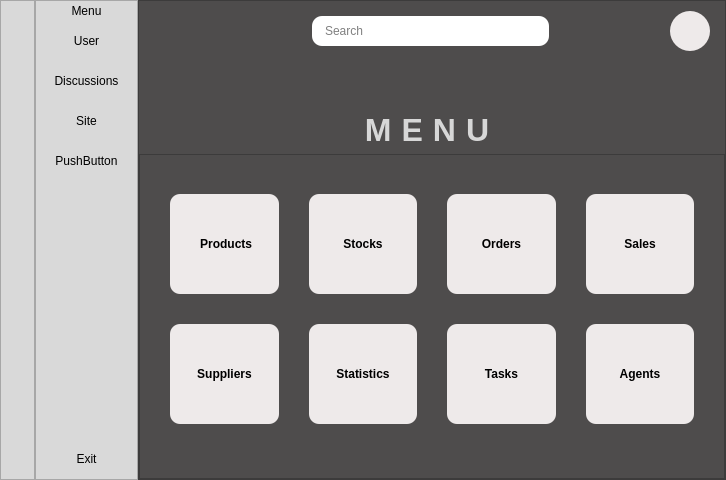
<?xml version="1.0" encoding="UTF-8"?>
<ui version="4.0">
 <class>Form</class>
 <widget class="QWidget" name="Form">
  <property name="geometry">
   <rect>
    <x>0</x>
    <y>0</y>
    <width>726</width>
    <height>480</height>
   </rect>
  </property>
  <property name="windowTitle">
   <string>Form</string>
  </property>
  <layout class="QHBoxLayout" name="horizontalLayout_2">
   <property name="spacing">
    <number>0</number>
   </property>
   <property name="leftMargin">
    <number>0</number>
   </property>
   <property name="topMargin">
    <number>0</number>
   </property>
   <property name="rightMargin">
    <number>0</number>
   </property>
   <property name="bottomMargin">
    <number>0</number>
   </property>
   <item>
    <layout class="QHBoxLayout" name="horizontalLayout" stretch="1,3,17">
     <property name="spacing">
      <number>0</number>
     </property>
     <item>
      <widget class="QFrame" name="sideBarFrame">
       <property name="styleSheet">
        <string notr="true">QFrame {
background-color : #D9D9D9;
}
QFrame QPushButton {
background-color : #D9D9D9;
border : none;
}
QFrame QPushButton:hover{
background-color : #EFECEC;
}</string>
       </property>
       <property name="frameShape">
        <enum>QFrame::StyledPanel</enum>
       </property>
       <property name="frameShadow">
        <enum>QFrame::Raised</enum>
       </property>
       <layout class="QVBoxLayout" name="verticalLayout_2">
        <property name="spacing">
         <number>0</number>
        </property>
        <property name="leftMargin">
         <number>0</number>
        </property>
        <property name="topMargin">
         <number>0</number>
        </property>
        <property name="rightMargin">
         <number>0</number>
        </property>
        <property name="bottomMargin">
         <number>0</number>
        </property>
        <item>
         <layout class="QVBoxLayout" name="verticalLayout">
          <property name="spacing">
           <number>0</number>
          </property>
          <property name="sizeConstraint">
           <enum>QLayout::SetNoConstraint</enum>
          </property>
          <property name="topMargin">
           <number>0</number>
          </property>
          <item>
           <widget class="QPushButton" name="pushButton_16">
            <property name="minimumSize">
             <size>
              <width>0</width>
              <height>20</height>
             </size>
            </property>
            <property name="cursor">
             <cursorShape>PointingHandCursor</cursorShape>
            </property>
            <property name="text">
             <string/>
            </property>
            <property name="icon">
             <iconset resource="../../Documents/GitHub/Application_interface_models/Application_interface_models/store management system interface Ui/ressources.qrc">
              <normaloff>:/icon/menu.svg</normaloff>:/icon/menu.svg</iconset>
            </property>
           </widget>
          </item>
          <item>
           <widget class="QPushButton" name="pushButton_4">
            <property name="minimumSize">
             <size>
              <width>0</width>
              <height>40</height>
             </size>
            </property>
            <property name="maximumSize">
             <size>
              <width>16777215</width>
              <height>16777215</height>
             </size>
            </property>
            <property name="cursor">
             <cursorShape>PointingHandCursor</cursorShape>
            </property>
            <property name="text">
             <string/>
            </property>
            <property name="icon">
             <iconset resource="../../Documents/GitHub/Application_interface_models/Application_interface_models/store management system interface Ui/ressources.qrc">
              <normaloff>:/icon/user.svg</normaloff>:/icon/user.svg</iconset>
            </property>
            <property name="iconSize">
             <size>
              <width>20</width>
              <height>20</height>
             </size>
            </property>
           </widget>
          </item>
          <item>
           <widget class="QPushButton" name="pushButton_3">
            <property name="minimumSize">
             <size>
              <width>0</width>
              <height>40</height>
             </size>
            </property>
            <property name="maximumSize">
             <size>
              <width>16777215</width>
              <height>16777215</height>
             </size>
            </property>
            <property name="cursor">
             <cursorShape>PointingHandCursor</cursorShape>
            </property>
            <property name="text">
             <string/>
            </property>
            <property name="icon">
             <iconset resource="../../Documents/GitHub/Application_interface_models/Application_interface_models/store management system interface Ui/ressources.qrc">
              <normaloff>:/icon/contact.svg</normaloff>:/icon/contact.svg</iconset>
            </property>
            <property name="iconSize">
             <size>
              <width>20</width>
              <height>20</height>
             </size>
            </property>
           </widget>
          </item>
          <item>
           <widget class="QPushButton" name="pushButton_2">
            <property name="minimumSize">
             <size>
              <width>0</width>
              <height>40</height>
             </size>
            </property>
            <property name="maximumSize">
             <size>
              <width>16777215</width>
              <height>16777215</height>
             </size>
            </property>
            <property name="cursor">
             <cursorShape>PointingHandCursor</cursorShape>
            </property>
            <property name="text">
             <string/>
            </property>
            <property name="icon">
             <iconset resource="../../Documents/GitHub/Application_interface_models/Application_interface_models/store management system interface Ui/ressources.qrc">
              <normaloff>:/icon/chrome.svg</normaloff>:/icon/chrome.svg</iconset>
            </property>
            <property name="iconSize">
             <size>
              <width>20</width>
              <height>20</height>
             </size>
            </property>
           </widget>
          </item>
          <item>
           <widget class="QPushButton" name="pushButton">
            <property name="minimumSize">
             <size>
              <width>0</width>
              <height>40</height>
             </size>
            </property>
            <property name="maximumSize">
             <size>
              <width>16777215</width>
              <height>16777215</height>
             </size>
            </property>
            <property name="cursor">
             <cursorShape>PointingHandCursor</cursorShape>
            </property>
            <property name="text">
             <string/>
            </property>
            <property name="icon">
             <iconset resource="../../Documents/GitHub/Application_interface_models/Application_interface_models/store management system interface Ui/ressources.qrc">
              <normaloff>:/icon/promo.svg</normaloff>:/icon/promo.svg</iconset>
            </property>
            <property name="iconSize">
             <size>
              <width>20</width>
              <height>20</height>
             </size>
            </property>
           </widget>
          </item>
          <item>
           <spacer name="verticalSpacer">
            <property name="orientation">
             <enum>Qt::Vertical</enum>
            </property>
            <property name="sizeHint" stdset="0">
             <size>
              <width>20</width>
              <height>40</height>
             </size>
            </property>
           </spacer>
          </item>
          <item>
           <widget class="QPushButton" name="pushButton_5">
            <property name="minimumSize">
             <size>
              <width>0</width>
              <height>40</height>
             </size>
            </property>
            <property name="maximumSize">
             <size>
              <width>16777215</width>
              <height>16777215</height>
             </size>
            </property>
            <property name="cursor">
             <cursorShape>PointingHandCursor</cursorShape>
            </property>
            <property name="text">
             <string/>
            </property>
            <property name="icon">
             <iconset resource="../../Documents/GitHub/Application_interface_models/Application_interface_models/store management system interface Ui/ressources.qrc">
              <normaloff>:/icon/exit.svg</normaloff>:/icon/exit.svg</iconset>
            </property>
           </widget>
          </item>
         </layout>
        </item>
       </layout>
      </widget>
     </item>
     <item>
      <widget class="QFrame" name="frame">
       <property name="enabled">
        <bool>true</bool>
       </property>
       <property name="styleSheet">
        <string notr="true">QFrame {
background-color : #D9D9D9;
}
QFrame QPushButton {
background-color : #D9D9D9;
border : none;
}
QFrame QPushButton:hover{
background-color : #EFECEC;
}</string>
       </property>
       <property name="frameShape">
        <enum>QFrame::StyledPanel</enum>
       </property>
       <property name="frameShadow">
        <enum>QFrame::Raised</enum>
       </property>
       <layout class="QVBoxLayout" name="verticalLayout_9">
        <property name="spacing">
         <number>0</number>
        </property>
        <property name="leftMargin">
         <number>0</number>
        </property>
        <property name="topMargin">
         <number>0</number>
        </property>
        <property name="rightMargin">
         <number>0</number>
        </property>
        <property name="bottomMargin">
         <number>0</number>
        </property>
        <item>
         <layout class="QVBoxLayout" name="verticalLayout_8">
          <property name="spacing">
           <number>0</number>
          </property>
          <property name="sizeConstraint">
           <enum>QLayout::SetMinAndMaxSize</enum>
          </property>
          <item>
           <widget class="QPushButton" name="pushButton_17">
            <property name="minimumSize">
             <size>
              <width>0</width>
              <height>20</height>
             </size>
            </property>
            <property name="cursor">
             <cursorShape>PointingHandCursor</cursorShape>
            </property>
            <property name="layoutDirection">
             <enum>Qt::LeftToRight</enum>
            </property>
            <property name="text">
             <string>Menu</string>
            </property>
            <property name="icon">
             <iconset resource="../../Documents/GitHub/Application_interface_models/Application_interface_models/store management system interface Ui/ressources.qrc">
              <normaloff>:/icon/menu.svg</normaloff>:/icon/menu.svg</iconset>
            </property>
            <property name="iconSize">
             <size>
              <width>20</width>
              <height>20</height>
             </size>
            </property>
           </widget>
          </item>
          <item>
           <widget class="QPushButton" name="pushButton_18">
            <property name="minimumSize">
             <size>
              <width>0</width>
              <height>40</height>
             </size>
            </property>
            <property name="cursor">
             <cursorShape>PointingHandCursor</cursorShape>
            </property>
            <property name="layoutDirection">
             <enum>Qt::LeftToRight</enum>
            </property>
            <property name="text">
             <string>User</string>
            </property>
            <property name="icon">
             <iconset resource="../../Documents/GitHub/Application_interface_models/Application_interface_models/store management system interface Ui/ressources.qrc">
              <normaloff>:/icon/user.svg</normaloff>:/icon/user.svg</iconset>
            </property>
            <property name="iconSize">
             <size>
              <width>20</width>
              <height>20</height>
             </size>
            </property>
           </widget>
          </item>
          <item>
           <widget class="QPushButton" name="pushButton_19">
            <property name="minimumSize">
             <size>
              <width>0</width>
              <height>40</height>
             </size>
            </property>
            <property name="cursor">
             <cursorShape>PointingHandCursor</cursorShape>
            </property>
            <property name="layoutDirection">
             <enum>Qt::LeftToRight</enum>
            </property>
            <property name="text">
             <string>Discussions</string>
            </property>
            <property name="icon">
             <iconset resource="../../Documents/GitHub/Application_interface_models/Application_interface_models/store management system interface Ui/ressources.qrc">
              <normaloff>:/icon/contact.svg</normaloff>:/icon/contact.svg</iconset>
            </property>
            <property name="iconSize">
             <size>
              <width>20</width>
              <height>20</height>
             </size>
            </property>
           </widget>
          </item>
          <item>
           <widget class="QPushButton" name="pushButton_20">
            <property name="minimumSize">
             <size>
              <width>0</width>
              <height>40</height>
             </size>
            </property>
            <property name="cursor">
             <cursorShape>PointingHandCursor</cursorShape>
            </property>
            <property name="layoutDirection">
             <enum>Qt::LeftToRight</enum>
            </property>
            <property name="text">
             <string>Site</string>
            </property>
            <property name="icon">
             <iconset resource="../../Documents/GitHub/Application_interface_models/Application_interface_models/store management system interface Ui/ressources.qrc">
              <normaloff>:/icon/chrome.svg</normaloff>:/icon/chrome.svg</iconset>
            </property>
            <property name="iconSize">
             <size>
              <width>20</width>
              <height>20</height>
             </size>
            </property>
           </widget>
          </item>
          <item>
           <widget class="QPushButton" name="pushButton_21">
            <property name="minimumSize">
             <size>
              <width>0</width>
              <height>40</height>
             </size>
            </property>
            <property name="cursor">
             <cursorShape>PointingHandCursor</cursorShape>
            </property>
            <property name="layoutDirection">
             <enum>Qt::LeftToRight</enum>
            </property>
            <property name="text">
             <string>PushButton</string>
            </property>
            <property name="icon">
             <iconset resource="../../Documents/GitHub/Application_interface_models/Application_interface_models/store management system interface Ui/ressources.qrc">
              <normaloff>:/icon/promo.svg</normaloff>:/icon/promo.svg</iconset>
            </property>
            <property name="iconSize">
             <size>
              <width>20</width>
              <height>20</height>
             </size>
            </property>
           </widget>
          </item>
          <item>
           <spacer name="verticalSpacer_2">
            <property name="orientation">
             <enum>Qt::Vertical</enum>
            </property>
            <property name="sizeHint" stdset="0">
             <size>
              <width>20</width>
              <height>40</height>
             </size>
            </property>
           </spacer>
          </item>
          <item>
           <widget class="QPushButton" name="pushButton_22">
            <property name="minimumSize">
             <size>
              <width>0</width>
              <height>40</height>
             </size>
            </property>
            <property name="cursor">
             <cursorShape>PointingHandCursor</cursorShape>
            </property>
            <property name="layoutDirection">
             <enum>Qt::LeftToRight</enum>
            </property>
            <property name="text">
             <string>Exit</string>
            </property>
            <property name="icon">
             <iconset resource="../../Documents/GitHub/Application_interface_models/Application_interface_models/store management system interface Ui/ressources.qrc">
              <normaloff>:/icon/exit.svg</normaloff>:/icon/exit.svg</iconset>
            </property>
            <property name="iconSize">
             <size>
              <width>20</width>
              <height>20</height>
             </size>
            </property>
           </widget>
          </item>
         </layout>
        </item>
       </layout>
      </widget>
     </item>
     <item>
      <widget class="QFrame" name="mainFrame">
       <property name="styleSheet">
        <string notr="true">background-color : #4E4C4C;</string>
       </property>
       <property name="frameShape">
        <enum>QFrame::StyledPanel</enum>
       </property>
       <property name="frameShadow">
        <enum>QFrame::Raised</enum>
       </property>
       <layout class="QVBoxLayout" name="verticalLayout_4">
        <property name="leftMargin">
         <number>0</number>
        </property>
        <property name="topMargin">
         <number>0</number>
        </property>
        <property name="rightMargin">
         <number>0</number>
        </property>
        <property name="bottomMargin">
         <number>0</number>
        </property>
        <item>
         <layout class="QVBoxLayout" name="verticalLayout_3" stretch="1,2,8">
          <item>
           <layout class="QHBoxLayout" name="horizontalLayout_3" stretch="2,3,1,1,1">
            <property name="leftMargin">
             <number>15</number>
            </property>
            <property name="topMargin">
             <number>10</number>
            </property>
            <property name="rightMargin">
             <number>15</number>
            </property>
            <property name="bottomMargin">
             <number>10</number>
            </property>
            <item>
             <spacer name="horizontalSpacer">
              <property name="orientation">
               <enum>Qt::Horizontal</enum>
              </property>
              <property name="sizeHint" stdset="0">
               <size>
                <width>40</width>
                <height>20</height>
               </size>
              </property>
             </spacer>
            </item>
            <item>
             <widget class="QFrame" name="searchFrame">
              <property name="maximumSize">
               <size>
                <width>16777215</width>
                <height>30</height>
               </size>
              </property>
              <property name="styleSheet">
               <string notr="true">background-color: rgb(255, 255, 255);
border-radius : 10px;</string>
              </property>
              <property name="frameShape">
               <enum>QFrame::StyledPanel</enum>
              </property>
              <property name="frameShadow">
               <enum>QFrame::Raised</enum>
              </property>
              <layout class="QHBoxLayout" name="horizontalLayout_5">
               <property name="spacing">
                <number>0</number>
               </property>
               <property name="leftMargin">
                <number>0</number>
               </property>
               <property name="topMargin">
                <number>0</number>
               </property>
               <property name="rightMargin">
                <number>0</number>
               </property>
               <property name="bottomMargin">
                <number>0</number>
               </property>
               <item>
                <layout class="QHBoxLayout" name="horizontalLayout_4">
                 <property name="leftMargin">
                  <number>4</number>
                 </property>
                 <item>
                  <widget class="QLabel" name="label_2">
                   <property name="sizePolicy">
                    <sizepolicy hsizetype="Preferred" vsizetype="Preferred">
                     <horstretch>0</horstretch>
                     <verstretch>0</verstretch>
                    </sizepolicy>
                   </property>
                   <property name="maximumSize">
                    <size>
                     <width>18</width>
                     <height>18</height>
                    </size>
                   </property>
                   <property name="sizeIncrement">
                    <size>
                     <width>0</width>
                     <height>0</height>
                    </size>
                   </property>
                   <property name="styleSheet">
                    <string notr="true">background-color : transparent;
border : none;</string>
                   </property>
                   <property name="lineWidth">
                    <number>0</number>
                   </property>
                   <property name="text">
                    <string/>
                   </property>
                   <property name="pixmap">
                    <pixmap resource="../../Documents/GitHub/Application_interface_models/Application_interface_models/store management system interface Ui/ressources.qrc">:/icon/search.svg</pixmap>
                   </property>
                   <property name="scaledContents">
                    <bool>true</bool>
                   </property>
                  </widget>
                 </item>
                 <item>
                  <widget class="QLineEdit" name="lineEdit">
                   <property name="styleSheet">
                    <string notr="true">background-color : transparent;
border : none;</string>
                   </property>
                   <property name="placeholderText">
                    <string>Search</string>
                   </property>
                  </widget>
                 </item>
                </layout>
               </item>
              </layout>
             </widget>
            </item>
            <item>
             <spacer name="horizontalSpacer_2">
              <property name="orientation">
               <enum>Qt::Horizontal</enum>
              </property>
              <property name="sizeHint" stdset="0">
               <size>
                <width>40</width>
                <height>20</height>
               </size>
              </property>
             </spacer>
            </item>
            <item>
             <widget class="QPushButton" name="pushButton_6">
              <property name="maximumSize">
               <size>
                <width>30</width>
                <height>30</height>
               </size>
              </property>
              <property name="cursor">
               <cursorShape>PointingHandCursor</cursorShape>
              </property>
              <property name="styleSheet">
               <string notr="true">background-color : transparent;
border : none;</string>
              </property>
              <property name="text">
               <string/>
              </property>
              <property name="icon">
               <iconset resource="../../Documents/GitHub/Application_interface_models/Application_interface_models/store management system interface Ui/ressources.qrc">
                <normaloff>:/icon/notif1.svg</normaloff>:/icon/notif1.svg</iconset>
              </property>
              <property name="iconSize">
               <size>
                <width>20</width>
                <height>20</height>
               </size>
              </property>
             </widget>
            </item>
            <item>
             <widget class="QPushButton" name="pushButton_7">
              <property name="minimumSize">
               <size>
                <width>40</width>
                <height>40</height>
               </size>
              </property>
              <property name="maximumSize">
               <size>
                <width>40</width>
                <height>40</height>
               </size>
              </property>
              <property name="cursor">
               <cursorShape>PointingHandCursor</cursorShape>
              </property>
              <property name="styleSheet">
               <string notr="true">QPushButton {
	background-color : #EEEAEA;
	border-radius : 20%;
}
QPushButton:hover {
	background-color : #ffffff;
}</string>
              </property>
              <property name="text">
               <string/>
              </property>
              <property name="icon">
               <iconset resource="../../Documents/GitHub/Application_interface_models/Application_interface_models/store management system interface Ui/ressources.qrc">
                <normaloff>:/icon/user.svg</normaloff>:/icon/user.svg</iconset>
              </property>
             </widget>
            </item>
           </layout>
          </item>
          <item>
           <widget class="QLabel" name="label_3">
            <property name="font">
             <font>
              <pointsize>24</pointsize>
              <weight>75</weight>
              <bold>true</bold>
              <stylestrategy>PreferDefault</stylestrategy>
              <kerning>true</kerning>
             </font>
            </property>
            <property name="styleSheet">
             <string notr="true">color : #D7D7D7;
letter-spacing : 10px;</string>
            </property>
            <property name="frameShape">
             <enum>QFrame::NoFrame</enum>
            </property>
            <property name="lineWidth">
             <number>1</number>
            </property>
            <property name="text">
             <string>MENU</string>
            </property>
            <property name="textFormat">
             <enum>Qt::AutoText</enum>
            </property>
            <property name="alignment">
             <set>Qt::AlignBottom|Qt::AlignHCenter</set>
            </property>
           </widget>
          </item>
          <item>
           <widget class="QFrame" name="menuFrame">
            <property name="styleSheet">
             <string notr="true">QFrame QPushButton {
	background-color : #EEEAEA;
	border-radius : 10px;
}
QFrame QPushButton:hover{
	background-color : white;
}</string>
            </property>
            <property name="frameShape">
             <enum>QFrame::StyledPanel</enum>
            </property>
            <property name="frameShadow">
             <enum>QFrame::Raised</enum>
            </property>
            <layout class="QVBoxLayout" name="verticalLayout_6">
             <property name="leftMargin">
              <number>0</number>
             </property>
             <property name="topMargin">
              <number>0</number>
             </property>
             <property name="rightMargin">
              <number>0</number>
             </property>
             <property name="bottomMargin">
              <number>0</number>
             </property>
             <item>
              <layout class="QVBoxLayout" name="verticalLayout_5">
               <property name="spacing">
                <number>0</number>
               </property>
               <item>
                <layout class="QHBoxLayout" name="horizontalLayout_6" stretch="1,1,1,1">
                 <property name="spacing">
                  <number>30</number>
                 </property>
                 <property name="leftMargin">
                  <number>30</number>
                 </property>
                 <property name="topMargin">
                  <number>0</number>
                 </property>
                 <property name="rightMargin">
                  <number>30</number>
                 </property>
                 <property name="bottomMargin">
                  <number>15</number>
                 </property>
                 <item>
                  <widget class="QPushButton" name="pushButton_8">
                   <property name="sizePolicy">
                    <sizepolicy hsizetype="Minimum" vsizetype="Fixed">
                     <horstretch>0</horstretch>
                     <verstretch>0</verstretch>
                    </sizepolicy>
                   </property>
                   <property name="minimumSize">
                    <size>
                     <width>0</width>
                     <height>100</height>
                    </size>
                   </property>
                   <property name="font">
                    <font>
                     <weight>75</weight>
                     <bold>true</bold>
                     <stylestrategy>PreferDefault</stylestrategy>
                    </font>
                   </property>
                   <property name="cursor">
                    <cursorShape>PointingHandCursor</cursorShape>
                   </property>
                   <property name="focusPolicy">
                    <enum>Qt::WheelFocus</enum>
                   </property>
                   <property name="contextMenuPolicy">
                    <enum>Qt::DefaultContextMenu</enum>
                   </property>
                   <property name="layoutDirection">
                    <enum>Qt::LeftToRight</enum>
                   </property>
                   <property name="autoFillBackground">
                    <bool>false</bool>
                   </property>
                   <property name="styleSheet">
                    <string notr="true"/>
                   </property>
                   <property name="inputMethodHints">
                    <set>Qt::ImhMultiLine</set>
                   </property>
                   <property name="text">
                    <string> Products</string>
                   </property>
                   <property name="icon">
                    <iconset resource="../../Documents/GitHub/Application_interface_models/Application_interface_models/store management system interface Ui/ressources.qrc">
                     <normaloff>:/icon/package.svg</normaloff>:/icon/package.svg</iconset>
                   </property>
                   <property name="iconSize">
                    <size>
                     <width>50</width>
                     <height>50</height>
                    </size>
                   </property>
                   <property name="autoExclusive">
                    <bool>false</bool>
                   </property>
                   <property name="autoDefault">
                    <bool>false</bool>
                   </property>
                   <property name="default">
                    <bool>false</bool>
                   </property>
                   <property name="flat">
                    <bool>false</bool>
                   </property>
                  </widget>
                 </item>
                 <item>
                  <widget class="QPushButton" name="pushButton_10">
                   <property name="minimumSize">
                    <size>
                     <width>0</width>
                     <height>100</height>
                    </size>
                   </property>
                   <property name="font">
                    <font>
                     <weight>75</weight>
                     <bold>true</bold>
                    </font>
                   </property>
                   <property name="cursor">
                    <cursorShape>PointingHandCursor</cursorShape>
                   </property>
                   <property name="acceptDrops">
                    <bool>false</bool>
                   </property>
                   <property name="accessibleName">
                    <string/>
                   </property>
                   <property name="inputMethodHints">
                    <set>Qt::ImhMultiLine</set>
                   </property>
                   <property name="text">
                    <string>Stocks</string>
                   </property>
                   <property name="icon">
                    <iconset resource="../../Documents/GitHub/Application_interface_models/Application_interface_models/store management system interface Ui/ressources.qrc">
                     <normaloff>:/icon/layers.svg</normaloff>:/icon/layers.svg</iconset>
                   </property>
                   <property name="iconSize">
                    <size>
                     <width>50</width>
                     <height>50</height>
                    </size>
                   </property>
                  </widget>
                 </item>
                 <item>
                  <widget class="QPushButton" name="pushButton_11">
                   <property name="sizePolicy">
                    <sizepolicy hsizetype="Minimum" vsizetype="Fixed">
                     <horstretch>0</horstretch>
                     <verstretch>0</verstretch>
                    </sizepolicy>
                   </property>
                   <property name="minimumSize">
                    <size>
                     <width>0</width>
                     <height>100</height>
                    </size>
                   </property>
                   <property name="font">
                    <font>
                     <weight>75</weight>
                     <bold>true</bold>
                    </font>
                   </property>
                   <property name="cursor">
                    <cursorShape>PointingHandCursor</cursorShape>
                   </property>
                   <property name="layoutDirection">
                    <enum>Qt::LeftToRight</enum>
                   </property>
                   <property name="inputMethodHints">
                    <set>Qt::ImhMultiLine</set>
                   </property>
                   <property name="text">
                    <string>Orders</string>
                   </property>
                   <property name="icon">
                    <iconset resource="../../Documents/GitHub/Application_interface_models/Application_interface_models/store management system interface Ui/ressources.qrc">
                     <normaloff>:/icon/commandAchat.svg</normaloff>:/icon/commandAchat.svg</iconset>
                   </property>
                   <property name="iconSize">
                    <size>
                     <width>50</width>
                     <height>50</height>
                    </size>
                   </property>
                  </widget>
                 </item>
                 <item>
                  <widget class="QPushButton" name="pushButton_9">
                   <property name="sizePolicy">
                    <sizepolicy hsizetype="Minimum" vsizetype="Fixed">
                     <horstretch>0</horstretch>
                     <verstretch>0</verstretch>
                    </sizepolicy>
                   </property>
                   <property name="minimumSize">
                    <size>
                     <width>0</width>
                     <height>100</height>
                    </size>
                   </property>
                   <property name="font">
                    <font>
                     <weight>75</weight>
                     <bold>true</bold>
                    </font>
                   </property>
                   <property name="cursor">
                    <cursorShape>PointingHandCursor</cursorShape>
                   </property>
                   <property name="text">
                    <string>Sales</string>
                   </property>
                   <property name="icon">
                    <iconset resource="../../Documents/GitHub/Application_interface_models/Application_interface_models/store management system interface Ui/ressources.qrc">
                     <normaloff>:/icon/trending-up.svg</normaloff>:/icon/trending-up.svg</iconset>
                   </property>
                   <property name="iconSize">
                    <size>
                     <width>50</width>
                     <height>50</height>
                    </size>
                   </property>
                  </widget>
                 </item>
                </layout>
               </item>
               <item>
                <layout class="QHBoxLayout" name="horizontalLayout_7">
                 <property name="spacing">
                  <number>30</number>
                 </property>
                 <property name="leftMargin">
                  <number>30</number>
                 </property>
                 <property name="topMargin">
                  <number>15</number>
                 </property>
                 <property name="rightMargin">
                  <number>30</number>
                 </property>
                 <property name="bottomMargin">
                  <number>15</number>
                 </property>
                 <item>
                  <widget class="QPushButton" name="pushButton_14">
                   <property name="minimumSize">
                    <size>
                     <width>0</width>
                     <height>100</height>
                    </size>
                   </property>
                   <property name="font">
                    <font>
                     <weight>75</weight>
                     <bold>true</bold>
                    </font>
                   </property>
                   <property name="cursor">
                    <cursorShape>PointingHandCursor</cursorShape>
                   </property>
                   <property name="text">
                    <string>Suppliers</string>
                   </property>
                   <property name="icon">
                    <iconset resource="../../Documents/GitHub/Application_interface_models/Application_interface_models/store management system interface Ui/ressources.qrc">
                     <normaloff>:/icon/factory.svg</normaloff>:/icon/factory.svg</iconset>
                   </property>
                   <property name="iconSize">
                    <size>
                     <width>50</width>
                     <height>50</height>
                    </size>
                   </property>
                   <property name="default">
                    <bool>false</bool>
                   </property>
                  </widget>
                 </item>
                 <item>
                  <widget class="QPushButton" name="pushButton_15">
                   <property name="minimumSize">
                    <size>
                     <width>0</width>
                     <height>100</height>
                    </size>
                   </property>
                   <property name="font">
                    <font>
                     <weight>75</weight>
                     <bold>true</bold>
                    </font>
                   </property>
                   <property name="cursor">
                    <cursorShape>PointingHandCursor</cursorShape>
                   </property>
                   <property name="text">
                    <string>Statistics</string>
                   </property>
                   <property name="icon">
                    <iconset resource="../../Documents/GitHub/Application_interface_models/Application_interface_models/store management system interface Ui/ressources.qrc">
                     <normaloff>:/icon/bar-chart-2.svg</normaloff>:/icon/bar-chart-2.svg</iconset>
                   </property>
                   <property name="iconSize">
                    <size>
                     <width>50</width>
                     <height>50</height>
                    </size>
                   </property>
                  </widget>
                 </item>
                 <item>
                  <widget class="QPushButton" name="pushButton_13">
                   <property name="minimumSize">
                    <size>
                     <width>0</width>
                     <height>100</height>
                    </size>
                   </property>
                   <property name="font">
                    <font>
                     <weight>75</weight>
                     <bold>true</bold>
                    </font>
                   </property>
                   <property name="cursor">
                    <cursorShape>PointingHandCursor</cursorShape>
                   </property>
                   <property name="text">
                    <string>Tasks</string>
                   </property>
                   <property name="icon">
                    <iconset resource="../../Documents/GitHub/Application_interface_models/Application_interface_models/store management system interface Ui/ressources.qrc">
                     <normaloff>:/icon/task.svg</normaloff>:/icon/task.svg</iconset>
                   </property>
                   <property name="iconSize">
                    <size>
                     <width>50</width>
                     <height>50</height>
                    </size>
                   </property>
                  </widget>
                 </item>
                 <item>
                  <widget class="QPushButton" name="pushButton_12">
                   <property name="minimumSize">
                    <size>
                     <width>0</width>
                     <height>100</height>
                    </size>
                   </property>
                   <property name="font">
                    <font>
                     <weight>75</weight>
                     <bold>true</bold>
                    </font>
                   </property>
                   <property name="cursor">
                    <cursorShape>PointingHandCursor</cursorShape>
                   </property>
                   <property name="text">
                    <string>Agents</string>
                   </property>
                   <property name="icon">
                    <iconset resource="../../Documents/GitHub/Application_interface_models/Application_interface_models/store management system interface Ui/ressources.qrc">
                     <normaloff>:/icon/users.svg</normaloff>:/icon/users.svg</iconset>
                   </property>
                   <property name="iconSize">
                    <size>
                     <width>50</width>
                     <height>50</height>
                    </size>
                   </property>
                  </widget>
                 </item>
                </layout>
               </item>
              </layout>
             </item>
            </layout>
           </widget>
          </item>
         </layout>
        </item>
       </layout>
      </widget>
     </item>
    </layout>
   </item>
  </layout>
 </widget>
 <resources>
  <include location="../../Documents/GitHub/Application_interface_models/Application_interface_models/store management system interface Ui/ressources.qrc"/>
 </resources>
 <connections>
  <connection>
   <sender>pushButton_16</sender>
   <signal>clicked(bool)</signal>
   <receiver>sideBarFrame</receiver>
   <slot>hide()</slot>
   <hints>
    <hint type="sourcelabel">
     <x>17</x>
     <y>12</y>
    </hint>
    <hint type="destinationlabel">
     <x>17</x>
     <y>239</y>
    </hint>
   </hints>
  </connection>
  <connection>
   <sender>pushButton_16</sender>
   <signal>clicked(bool)</signal>
   <receiver>frame</receiver>
   <slot>show()</slot>
   <hints>
    <hint type="sourcelabel">
     <x>17</x>
     <y>12</y>
    </hint>
    <hint type="destinationlabel">
     <x>86</x>
     <y>239</y>
    </hint>
   </hints>
  </connection>
  <connection>
   <sender>pushButton_17</sender>
   <signal>clicked(bool)</signal>
   <receiver>sideBarFrame</receiver>
   <slot>show()</slot>
   <hints>
    <hint type="sourcelabel">
     <x>86</x>
     <y>12</y>
    </hint>
    <hint type="destinationlabel">
     <x>17</x>
     <y>239</y>
    </hint>
   </hints>
  </connection>
  <connection>
   <sender>pushButton_17</sender>
   <signal>clicked(bool)</signal>
   <receiver>frame</receiver>
   <slot>hide()</slot>
   <hints>
    <hint type="sourcelabel">
     <x>86</x>
     <y>12</y>
    </hint>
    <hint type="destinationlabel">
     <x>86</x>
     <y>239</y>
    </hint>
   </hints>
  </connection>
 </connections>
</ui>
